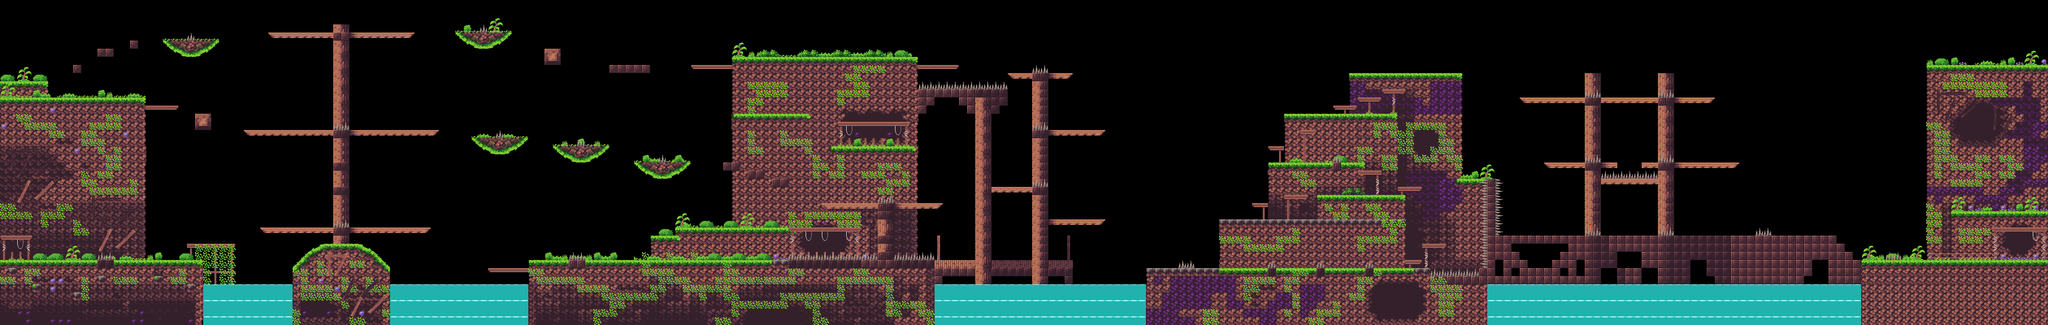

Tiled map render using the project's own tile images. Description and the map definition, with tile-layer contents summarised, below:
An orthogonal 252x40 tile map with 16x16 px tiles, 7 tile layers (background, Finish-Line, foreground, decorate-2, ...).

<map version="1.10" tiledversion="1.10.2" orientation="orthogonal" renderorder="right-down" width="252" height="40" tilewidth="16" tileheight="16" infinite="0" nextlayerid="8" nextobjectid="1">
 <editorsettings>
  <export target="map1.json" format="json" />
 </editorsettings>
 <tileset firstgid="1" name="tileset" tilewidth="16" tileheight="16" tilecount="625" columns="25">
  <image source="../../other files/Tiles/Tiles/Assets/Assets.png" width="400" height="400" />
 </tileset>
 <layer id="2" name="background" width="252" height="40">
  <data>[10080 cells, 2294 non-empty, 90 distinct tile ids]</data>
 </layer>
 <layer id="7" name="Finish-Line" width="252" height="40" locked="1">
  <data>[10080 cells, 21 non-empty, 21 distinct tile ids]</data>
 </layer>
 <layer id="1" name="foreground" width="252" height="40">
  <data>[10080 cells, 1729 non-empty, 85 distinct tile ids]</data>
 </layer>
 <layer id="5" name="decorate-2" width="252" height="40">
  <data>[10080 cells, 377 non-empty, 73 distinct tile ids]</data>
 </layer>
 <layer id="4" name="decorate-1" width="252" height="40" locked="1">
  <data>[10080 cells, 868 non-empty, 84 distinct tile ids]</data>
 </layer>
 <layer id="3" name="spike" width="252" height="40">
  <data>[10080 cells, 182 non-empty, 22 distinct tile ids]</data>
 </layer>
 <layer id="6" name="water" width="252" height="40" locked="1">
  <data>[10080 cells, 500 non-empty, 2 distinct tile ids]</data>
 </layer>
</map>
